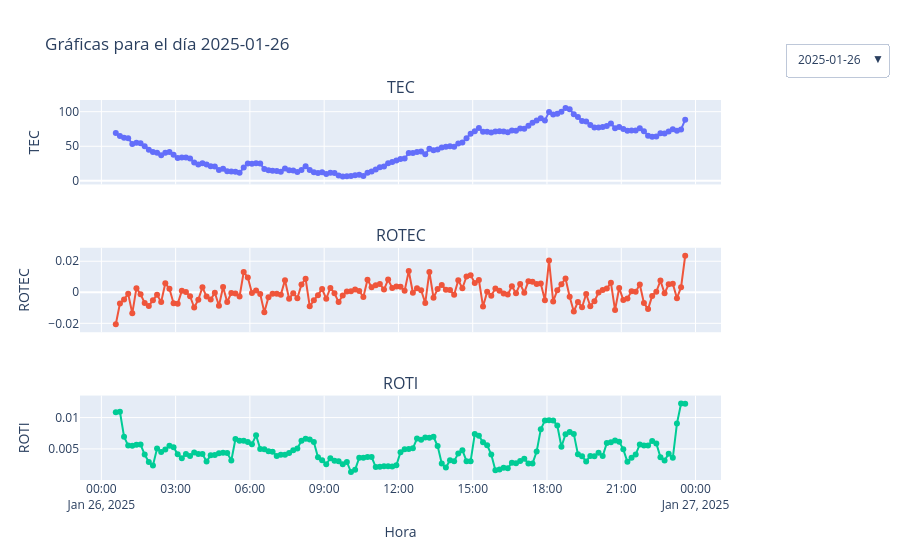

The notebook cell this image was saved under:
### Code cell
ploteo_TEC_ROTEC_ROTI(df_TEC_ROTI)
